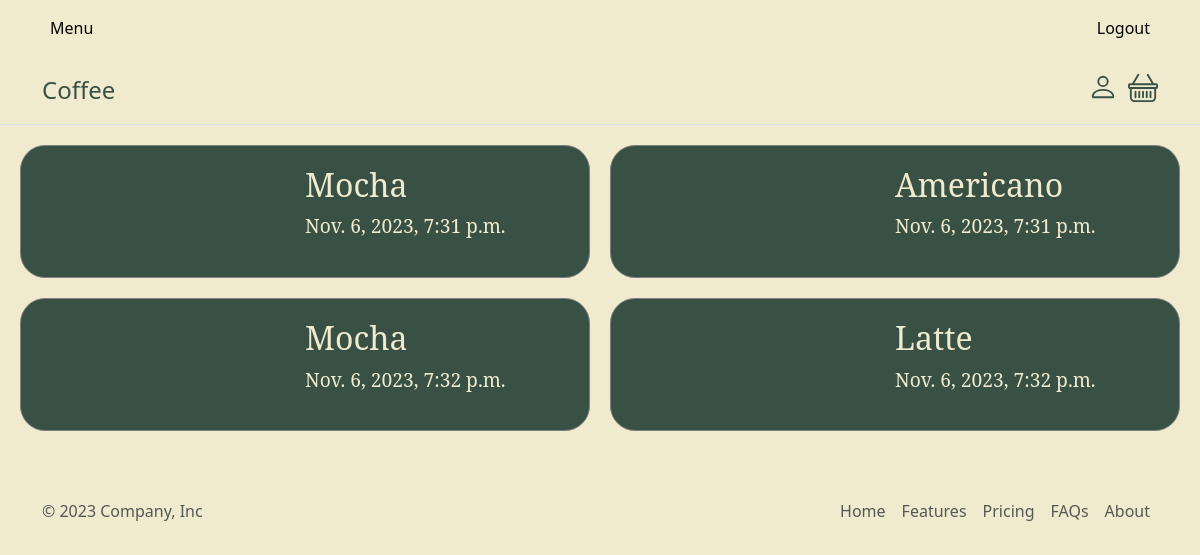
/user/basket/ (signed in), run on an earlier commit of the app's database.
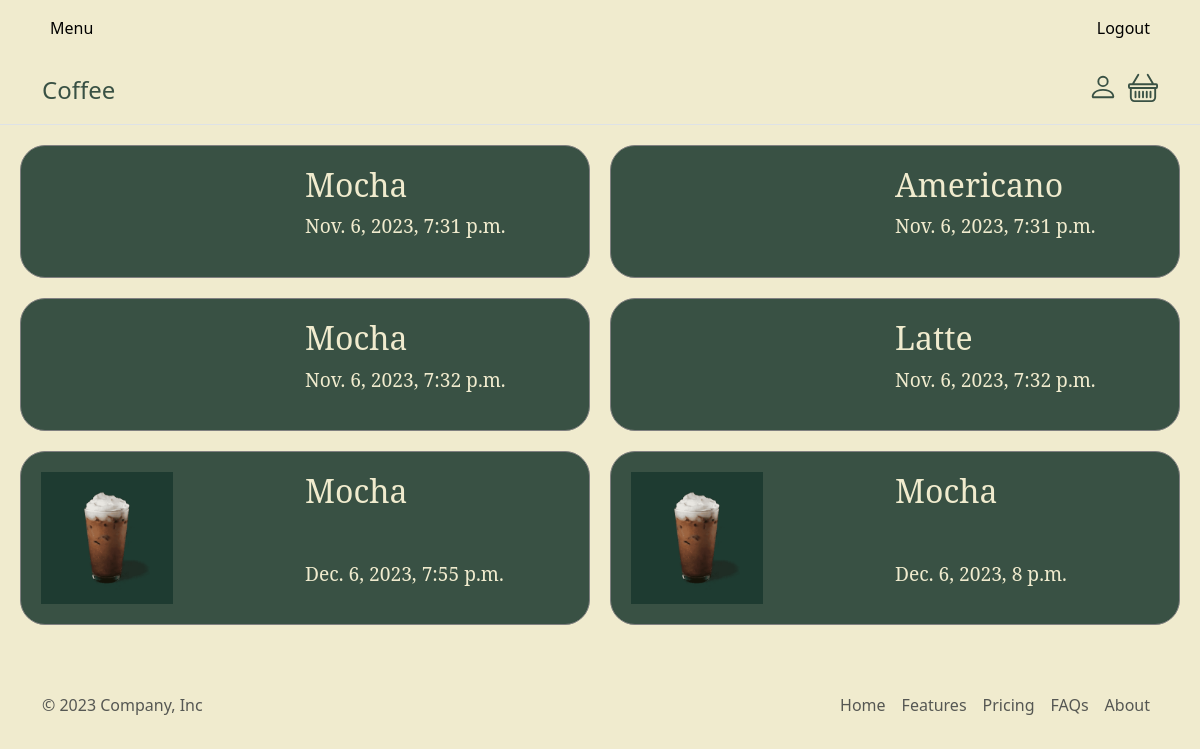
And on a later commit of the database.
### user/models.py (models this page shows, shortened)
class OrderedItem(models.Model):
  user = models.ForeignKey('auth.User',on_delete=models.CASCADE)
  name = models.CharField(max_length=20)
  price = models.BigIntegerField()
  size = models.CharField(max_length=10)
  temp = models.CharField(max_length=20)
  request = models.TextField()
  payoptions = models.CharField(max_length=50)
  image = models.ImageField(upload_to='img')
  created_at = models.DateTimeField(auto_now_add=True)

### user/views.py (the view)
# urls.py: path('basket/', views.basket,name='basket'),
def basket(request):
  orders = OrderedItem.objects.filter(user = request.user)
  context = dict(
    orders = orders
  )
  return render(request,'basket.html',context)

### templates/basket.html
{% extends 'main.html' %}
{% block container %}
{% load static %}
{% if orders  %}
<div class="basket">
{% for item in orders %}
<div class="basket-content">
    <div class="basket-grid-1">
<img src="{{item.image.url}}" alt="" width="50%">
</div>
<div class="basket-grid-2">
<a href="{% url 'user:order' item.id %}"><h2> {{ item.name }} </h2></a>
<a href="{% url 'user:order' item.id %}" style="font-size: larger;"><p> {{ item.created_at }} </p></a>
</div>
</div>
{% endfor %}
</div>
{% endif %}
{% endblock %}

### templates/main.html (shortened to what this page needs)
<!DOCTYPE html>
{% load static %}
<html lang="en">
<head>
    <link rel="stylesheet" href="{% static 'style.css' %}">
    <link href="https://cdn.jsdelivr.net/npm/bootstrap@5.3.2/dist/css/bootstrap.min.css" rel="stylesheet">
</head>
<body style="background-color: #F0EBCE;">
    {% include 'includes/navbar.html' %}
    {% block container %}
{% endblock %}
{% include 'includes/footer.html' %}
</body>
</html>

### templates/includes/navbar.html (shortened to what this page needs)
<nav class="py-2">
    <div class="container d-flex flex-wrap">
      <ul class="nav me-auto">
        <li class="nav-item"><a href="{% url 'homepage' %}" class="nav-link link-body-emphasis px-2 active" aria-current="page" style="color: #395144;">Menu</a></li>
      </ul>
      <ul class="nav">
        {% if request.user.is_authenticated %}
        <li class="nav-item"><a href="{% url 'user:logout' %}" class="nav-link link-body-emphasis px-2" style="color: #395144;">Logout</a></li>
        {% else %}
        <li class="nav-item"><a href="{% url 'user:login' %}" class="nav-link link-body-emphasis px-2" style="color: #395144;">Login</a></li>
        <li class="nav-item"><a href="{% url 'user:register' %}" class="nav-link link-body-emphasis px-2" style="color: #395144;">Sign up</a></li>
        {% endif %}
      </ul>
    </div>
  </nav>
  <header class="py-3  border-bottom">
    <div class="container d-flex flex-wrap justify-content-center">
      <a href="/" class="d-flex align-items-center mb-3 mb-lg-0 me-lg-auto link-body-emphasis text-decoration-none">
        <span class="fs-4" style="color: #395144;">Coffee</span>
      </a>
      <div class="icon-links">
        <a href="{% url 'user:information' %}" style="color: #395144;">
    </a>
    <a href="{% url 'user:basket' %}" style="color: #395144;">
    </a>
    </div>
    </div>
  </header>

### templates/includes/footer.html
<div class="container">
    <footer class="d-flex flex-wrap justify-content-between align-items-center py-3 my-4">
      <p class="col-md-4 mb-0 text-body-secondary">© 2023 Company, Inc</p>
      <a href="/" class="col-md-4 d-flex align-items-center justify-content-center mb-3 mb-md-0 me-md-auto link-body-emphasis text-decoration-none">
        <svg class="bi me-2" width="40" height="32"><use xlink:href="#bootstrap"></use></svg>
      </a>
      <ul class="nav col-md-4 justify-content-end">
        <li class="nav-item"><a href="#" class="nav-link px-2 text-body-secondary">Home</a></li>
        <li class="nav-item"><a href="#" class="nav-link px-2 text-body-secondary">Features</a></li>
        <li class="nav-item"><a href="#" class="nav-link px-2 text-body-secondary">Pricing</a></li>
        <li class="nav-item"><a href="#" class="nav-link px-2 text-body-secondary">FAQs</a></li>
        <li class="nav-item"><a href="#" class="nav-link px-2 text-body-secondary">About</a></li>
      </ul>
    </footer>
  </div>

### static/style.css (style rules this page uses)
.icon-links > a { text-decoration: none; color: inherit; }
.icon-links { display: flex; gap: 10px; }
.basket { display: grid; grid-template-columns: 1fr 1fr; gap: 20px; padding: 20px; }
.basket-content { display: grid; grid-template-columns: 1fr 1fr; border: 1px solid gray; border-radius: 25px; padding: 20px; background-color: #395144; color: #F0EBCE; font-family: 'Noto Serif', serif; }
.basket-grid-1 { grid-column: 1 / 2; }
.basket-grid-2 { grid-column: 2 / 3; display: flex; flex-direction: column; justify-content: space-between; }
.basket-grid-2 a { text-decoration: none; color: inherit; }

What changed in the data, as far as the page shows it:
added OrderedItem: image (picture), name "Mocha", created_at "Dec. 6, 2023, 7:55 p.m."
added OrderedItem: image (picture), name "Mocha", created_at "Dec. 6, 2023, 8 p.m."
